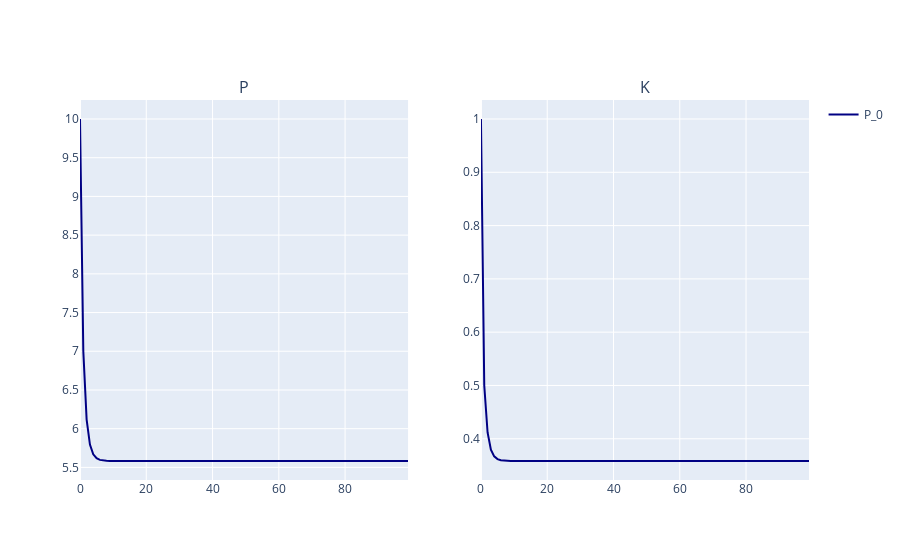

Notebook code for this chart:
### Code cell
plot_variance(P_0=simulate_variance(10, 10, 2))
